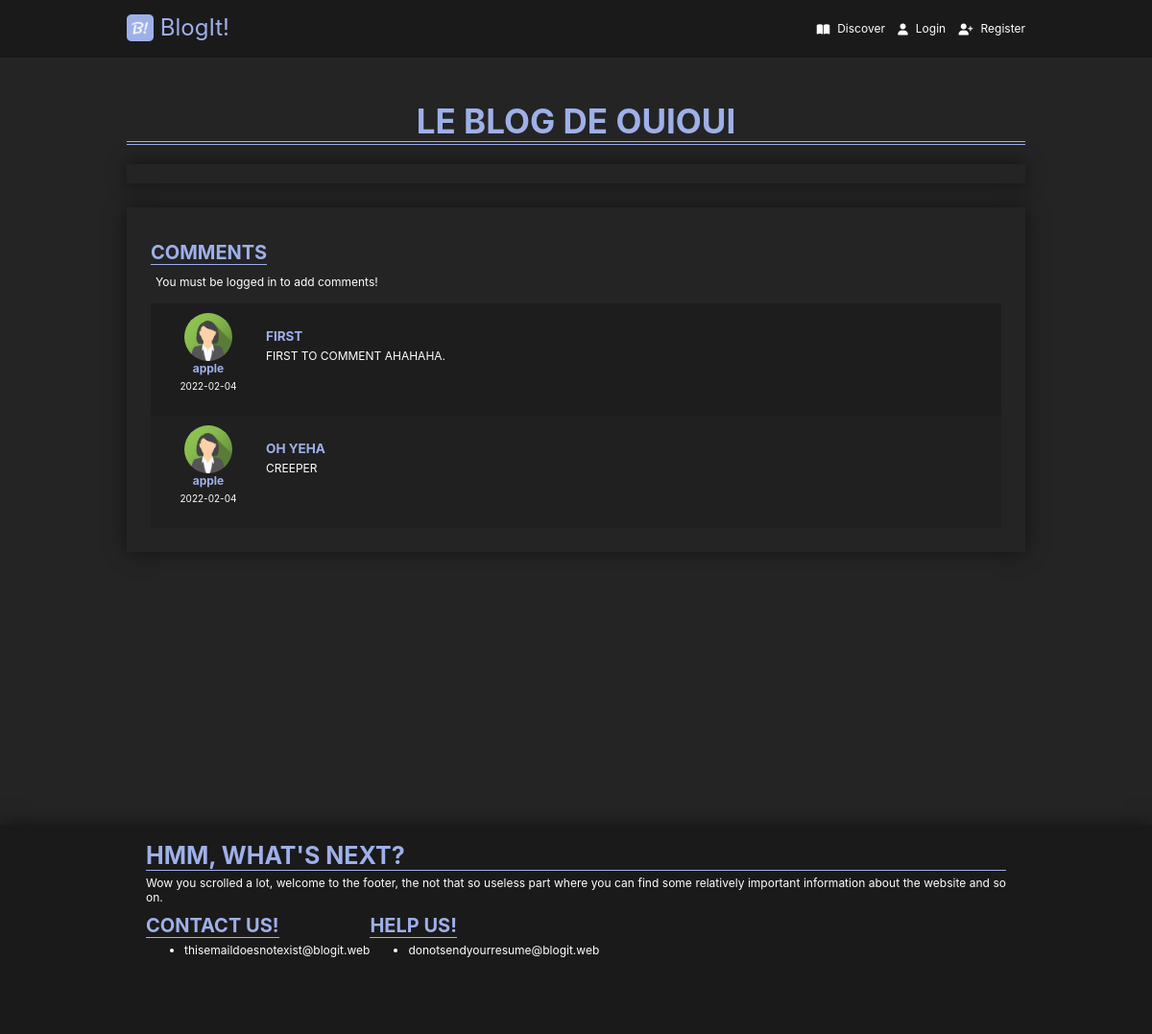
Screenshot of /blog.php?id=4 with the database file from the repository.
### tables this page shows
CREATE TABLE `blogs` (
  `id` int(11) NOT NULL AUTO_INCREMENT,
  `title` varchar(32) NOT NULL,
  `authorId` int(11) NOT NULL,
  `content` text NOT NULL,
  PRIMARY KEY (`id`)
);

CREATE TABLE `messages` (
  `id` int(11) NOT NULL AUTO_INCREMENT,
  `date` date NOT NULL,
  `title` varchar(16) NOT NULL,
  `content` text NOT NULL,
  `authorId` int(11) NOT NULL,
  `blogId` int(11) NOT NULL,
  PRIMARY KEY (`id`)
);

CREATE TABLE `accounts` (
  `id` int(11) NOT NULL AUTO_INCREMENT,
  `username` varchar(50) NOT NULL,
  `password` varchar(255) NOT NULL,
  `email` varchar(100) NOT NULL,
  `photo` varchar(100) NOT NULL DEFAULT './images/avatar.png',
  PRIMARY KEY (`id`)
);

### blog.php (the view, shortened to what this page needs)
<?php
$conn = connectToMYSQL();
$messages = [];
if (isset($_GET["id"])) {
  $id = $_GET["id"];
  if ($stmt1 = $conn->prepare("SELECT `content`, `title` FROM `blogs` WHERE `id` = ?")) {
    $stmt1->bind_param("i", $id);
    $stmt1->execute();
    $stmt1->store_result();
    if ($stmt1->num_rows > 0) {
      $stmt1->bind_result($content, $title);
      if ($stmt2 = $conn->prepare("SELECT `content`, `title`, `authorId`, `date`, `id` FROM `messages` WHERE `blogId` = ? ORDER BY `date` ASC")) {
        $stmt2->bind_param("i", $id);
        $stmt2->execute();
        $stmt2->store_result();
        $meta = $stmt2->result_metadata();
        while ($field = $meta->fetch_field()) {
          $params[] = &$row[$field->name];
        }
        call_user_func_array(array($stmt2, 'bind_result'), $params);
        while ($stmt2->fetch()) {
          foreach ($row as $key => $val) {
            $c[$key] = $val;
          }
          $messages[] = $c;
        }
      }
    }
  }
} else {
  $content = "<p align='center'><a href='./discover.php'>Go back to Discover!</a></p>";
  $title = "Blog not found!";
}
?>
<?= file_get_contents("./html/header.html") ?>
<link rel="stylesheet" href="./styles/blog.css">
</head>
<body>
  <?php require("./html/navbar.php") ?>
  <main>
    <h1><?= $title ?></h1>
    <div id="container"></div>
    <div class="comments">
      <h4>Comments</h4>
      <?php
      if ($_SESSION && $_SESSION["id"] != null) echo "<button class='button' onclick='actionOnComment(" . $_SESSION["id"] . ", null, `edit`)'>Add comment</button>";
      else echo "<p align='left'>You must be logged in to add comments!</p>";
      if ($messages) {
        foreach ($messages as $key => $value) {
          $_message_authorId = $value["authorId"];
          $_message_date = $value["date"];
          $_message_content = $value["content"];
          $_message_title = $value["title"];
          if ($stmt3 = $conn->prepare("SELECT `username`, `photo` FROM `accounts` WHERE `id` = $_message_authorId")) {
            $stmt3->execute();
            $stmt3->store_result();
            if ($stmt3->num_rows > 0) {
              $stmt3->bind_result($_message_author, $_message_authorPhoto);
            } else {
              $_message_author = "Unknown User";
              $_message_authorPhoto = "./images/avatar.png";
            }
          }
          echo "<div class='comment'><div class='author'><img src='" . $_message_authorPhoto . "' alt='profile'><strong>" . $_message_author . "</strong><p>" . $_message_date . "</p></div><div class='content'><h6>" . $_message_title . "</h6><p>" . $_message_content . "</p></div>";
          echo "</div>";
        }
      }
      ?>
    </div>
  </main>
</body>
<?= file_get_contents("./html/footer.html") ?>

### styles/main.css (style rules this page uses)
:root { --bg-color-important: #1a1a1a; --bg-color: #242424; --text-color: #fff; --text-color-hover: rgba(255, 255, 255, 0.5); --text-important-color: #9eb0e9; --text-color-warning: #ca1010; --text-color-success:rgb(59, 202, 16); --padding-normal: 20px; --footer-height: 50px; }
* { box-sizing: border-box; font-family: -apple-system, BlinkMacSystemFont, 'Segoe UI', Roboto, Oxygen, Ubuntu, Cantarell, 'Open Sans', 'Helvetica Neue', sans-serif; font-size: 12px; -webkit-font-smoothing: antialiased; -moz-osx-font-smoothing: grayscale; margin: 0; color: var(--text-color); }
main { max-width: 976px; width: 100%; margin: 0 auto; padding: var(--padding-normal); min-height: 100vh; }
footer { width: 100%; box-shadow: 0 0 var(--padding-normal) 0 rgba(0, 0, 0, 0.5); background-color: var(--bg-color-important); height: max-content; }
footer > div { max-width: calc(976px - var(--padding-normal) * 2); width: 100%; margin: 0 auto; padding: 0 var(--padding-normal) calc(var(--padding-normal) * 4); }
strong { color: var(--text-important-color); }
h1, h2, h3, h4, h5, h6 { margin: 0; color: var(--text-important-color); text-transform: uppercase; margin-bottom: 5px; }
h1 { font-size: 35px; padding-top: 25px; border-bottom: 4px double var(--text-important-color); text-align: center; }
h3 { font-size: 25px; padding-top: 16px; border-bottom: 1px solid var(--text-important-color); }
h4 { font-size: 20px; font-weight: bold; padding-top: 10px; border-bottom: 1px solid var(--text-important-color); width: fit-content; }
h6 { font-size: 13.5px; padding-top: 6px; width: fit-content; }
main > p, main > div { box-shadow: 0 0 var(--padding-normal) 0 rgba(0, 0, 0, 0.5); margin: 25px 0; padding: 25px; background-color: var(--bg-color); }
main > div p { padding: 5px; margin: 0 0 10px 0; }
body { background-color: var(--bg-color); }
.row { display: flex; flex-direction: row; flex-wrap: wrap; align-items: center; justify-content: flex-start; }
.column { display: flex; flex-direction: column; flex-wrap: wrap; justify-content: center; }

### styles/blog.css (style rules this page uses)
#container { width: 100%; margin: 20px auto; padding: calc(var(--padding-normal) / 2) var(--padding-normal); }
.comment { padding: calc(var(--padding-normal) / 2); display: flex; position: relative; flex-direction: row; justify-content: flex-start; align-items: flex-start; }
.comment:nth-child(odd) { background-color: rgba(0,0,0,.2); }
.comment:nth-child(even) { background-color: rgba(0,0,0,.1); }
.comment > .author, .comment > .content { display: flex; flex-direction: column; }
.comment > .author { align-items: center; min-width: 100px; }
.comment > .content { padding: calc(var(--padding-normal) / 2); }
.comment > .content > p { padding: 0 0; }
.comment > .author > img { width: 50px; height: 50px; border-radius: 50%; }
.comment > .author > p { font-size: smaller; }

### rows the page displays
blogs: title "LE BLOG DE OUIOUI"
messages: authorId.photo (placeholder picture), authorId.username "apple", date "2022-02-04", title "FIRST", content "FIRST TO COMMENT AHAHAHA."
messages: authorId.photo (placeholder picture), authorId.username "apple", date "2022-02-04", title "OH YEHA", content "CREEPER"
